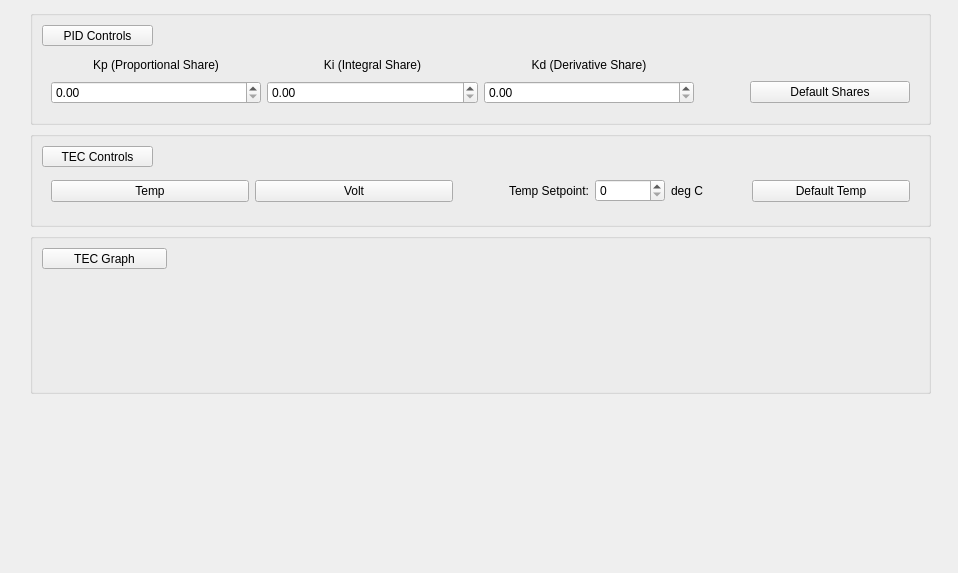
<?xml version="1.0" encoding="UTF-8"?>
<ui version="4.0">
 <class>Form</class>
 <widget class="QWidget" name="Form">
  <property name="enabled">
   <bool>true</bool>
  </property>
  <property name="geometry">
   <rect>
    <x>0</x>
    <y>0</y>
    <width>958</width>
    <height>573</height>
   </rect>
  </property>
  <property name="minimumSize">
   <size>
    <width>0</width>
    <height>0</height>
   </size>
  </property>
  <property name="font">
   <font>
    <underline>false</underline>
   </font>
  </property>
  <property name="windowTitle">
   <string>Form</string>
  </property>
  <widget class="QWidget" name="verticalLayoutWidget">
   <property name="geometry">
    <rect>
     <x>30</x>
     <y>10</y>
     <width>901</width>
     <height>551</height>
    </rect>
   </property>
   <layout class="QGridLayout" name="gridLayout_2">
    <property name="sizeConstraint">
     <enum>QLayout::SetDefaultConstraint</enum>
    </property>
    <item row="3" column="0">
     <widget class="QWidget" name="push_widg" native="true">
      <property name="sizePolicy">
       <sizepolicy hsizetype="Preferred" vsizetype="MinimumExpanding">
        <horstretch>0</horstretch>
        <verstretch>0</verstretch>
       </sizepolicy>
      </property>
      <property name="minimumSize">
       <size>
        <width>90</width>
        <height>0</height>
       </size>
      </property>
     </widget>
    </item>
    <item row="0" column="0">
     <widget class="QGroupBox" name="channel_monitor_box_3">
      <property name="sizePolicy">
       <sizepolicy hsizetype="Preferred" vsizetype="Preferred">
        <horstretch>0</horstretch>
        <verstretch>0</verstretch>
       </sizepolicy>
      </property>
      <property name="minimumSize">
       <size>
        <width>150</width>
        <height>0</height>
       </size>
      </property>
      <property name="maximumSize">
       <size>
        <width>16777215</width>
        <height>180</height>
       </size>
      </property>
      <property name="title">
       <string/>
      </property>
      <layout class="QVBoxLayout" name="channel_monitor_layout_3">
       <property name="spacing">
        <number>0</number>
       </property>
       <item>
        <spacer name="horizontalSpacer_8">
         <property name="orientation">
          <enum>Qt::Horizontal</enum>
         </property>
         <property name="sizeHint" stdset="0">
          <size>
           <width>200</width>
           <height>0</height>
          </size>
         </property>
        </spacer>
       </item>
       <item>
        <widget class="QPushButton" name="pid_controls">
         <property name="sizePolicy">
          <sizepolicy hsizetype="Maximum" vsizetype="Fixed">
           <horstretch>0</horstretch>
           <verstretch>0</verstretch>
          </sizepolicy>
         </property>
         <property name="maximumSize">
          <size>
           <width>111</width>
           <height>21</height>
          </size>
         </property>
         <property name="font">
          <font>
           <underline>false</underline>
          </font>
         </property>
         <property name="text">
          <string>PID Controls</string>
         </property>
        </widget>
       </item>
       <item>
        <widget class="QWidget" name="pid_box" native="true">
         <property name="sizePolicy">
          <sizepolicy hsizetype="Fixed" vsizetype="Fixed">
           <horstretch>0</horstretch>
           <verstretch>0</verstretch>
          </sizepolicy>
         </property>
         <property name="minimumSize">
          <size>
           <width>90</width>
           <height>0</height>
          </size>
         </property>
         <property name="maximumSize">
          <size>
           <width>1132</width>
           <height>16777215</height>
          </size>
         </property>
         <layout class="QGridLayout" name="channel_temps_3">
          <item row="2" column="1">
           <layout class="QVBoxLayout" name="verticalLayout_50">
            <item>
             <widget class="QDoubleSpinBox" name="kp_adjust">
              <property name="alignment">
               <set>Qt::AlignJustify|Qt::AlignVCenter</set>
              </property>
             </widget>
            </item>
           </layout>
          </item>
          <item row="0" column="4">
           <spacer name="verticalSpacer_15">
            <property name="orientation">
             <enum>Qt::Vertical</enum>
            </property>
            <property name="sizeType">
             <enum>QSizePolicy::Preferred</enum>
            </property>
            <property name="sizeHint" stdset="0">
             <size>
              <width>20</width>
              <height>20</height>
             </size>
            </property>
           </spacer>
          </item>
          <item row="0" column="2">
           <widget class="QLabel" name="ki_marker">
            <property name="font">
             <font>
              <underline>false</underline>
             </font>
            </property>
            <property name="text">
             <string>Ki (Integral Share)</string>
            </property>
            <property name="alignment">
             <set>Qt::AlignCenter</set>
            </property>
           </widget>
          </item>
          <item row="0" column="3">
           <widget class="QLabel" name="kd_marker">
            <property name="font">
             <font>
              <underline>false</underline>
             </font>
            </property>
            <property name="text">
             <string>Kd (Derivative Share)</string>
            </property>
            <property name="alignment">
             <set>Qt::AlignCenter</set>
            </property>
           </widget>
          </item>
          <item row="0" column="1">
           <widget class="QLabel" name="kp_marker">
            <property name="font">
             <font>
              <underline>false</underline>
             </font>
            </property>
            <property name="text">
             <string>Kp (Proportional Share)</string>
            </property>
            <property name="alignment">
             <set>Qt::AlignCenter</set>
            </property>
           </widget>
          </item>
          <item row="2" column="3">
           <layout class="QVBoxLayout" name="verticalLayout_44">
            <item>
             <widget class="QDoubleSpinBox" name="kd_adjust">
              <property name="alignment">
               <set>Qt::AlignJustify|Qt::AlignVCenter</set>
              </property>
             </widget>
            </item>
           </layout>
          </item>
          <item row="2" column="2">
           <layout class="QVBoxLayout" name="verticalLayout_52">
            <item>
             <widget class="QDoubleSpinBox" name="ki_adjust">
              <property name="alignment">
               <set>Qt::AlignJustify|Qt::AlignVCenter</set>
              </property>
             </widget>
            </item>
           </layout>
          </item>
          <item row="2" column="4">
           <layout class="QHBoxLayout" name="horizontalLayout">
            <item>
             <spacer name="horizontalSpacer">
              <property name="orientation">
               <enum>Qt::Horizontal</enum>
              </property>
              <property name="sizeType">
               <enum>QSizePolicy::Fixed</enum>
              </property>
              <property name="sizeHint" stdset="0">
               <size>
                <width>50</width>
                <height>10</height>
               </size>
              </property>
             </spacer>
            </item>
            <item>
             <widget class="QPushButton" name="default_shares">
              <property name="text">
               <string>Default Shares</string>
              </property>
             </widget>
            </item>
           </layout>
          </item>
         </layout>
        </widget>
       </item>
      </layout>
     </widget>
    </item>
    <item row="2" column="0">
     <widget class="QGroupBox" name="graph_box">
      <layout class="QVBoxLayout" name="verticalLayout">
       <property name="spacing">
        <number>0</number>
       </property>
       <item>
        <widget class="QPushButton" name="tec_graph">
         <property name="maximumSize">
          <size>
           <width>125</width>
           <height>21</height>
          </size>
         </property>
         <property name="font">
          <font>
           <underline>false</underline>
          </font>
         </property>
         <property name="text">
          <string>TEC Graph</string>
         </property>
        </widget>
       </item>
       <item>
        <widget class="PlotWidget" name="graph_widget" native="true">
         <property name="sizePolicy">
          <sizepolicy hsizetype="Preferred" vsizetype="Expanding">
           <horstretch>0</horstretch>
           <verstretch>0</verstretch>
          </sizepolicy>
         </property>
         <property name="minimumSize">
          <size>
           <width>90</width>
           <height>0</height>
          </size>
         </property>
        </widget>
       </item>
      </layout>
     </widget>
    </item>
    <item row="1" column="0">
     <widget class="QGroupBox" name="channel_monitor_box">
      <property name="sizePolicy">
       <sizepolicy hsizetype="Preferred" vsizetype="Preferred">
        <horstretch>0</horstretch>
        <verstretch>0</verstretch>
       </sizepolicy>
      </property>
      <property name="minimumSize">
       <size>
        <width>150</width>
        <height>0</height>
       </size>
      </property>
      <property name="maximumSize">
       <size>
        <width>16777215</width>
        <height>180</height>
       </size>
      </property>
      <property name="title">
       <string/>
      </property>
      <layout class="QVBoxLayout" name="channel_monitor_layout">
       <property name="spacing">
        <number>0</number>
       </property>
       <item>
        <spacer name="horizontalSpacer_6">
         <property name="orientation">
          <enum>Qt::Horizontal</enum>
         </property>
         <property name="sizeHint" stdset="0">
          <size>
           <width>200</width>
           <height>0</height>
          </size>
         </property>
        </spacer>
       </item>
       <item>
        <widget class="QPushButton" name="tec_controls">
         <property name="sizePolicy">
          <sizepolicy hsizetype="Maximum" vsizetype="Fixed">
           <horstretch>0</horstretch>
           <verstretch>0</verstretch>
          </sizepolicy>
         </property>
         <property name="maximumSize">
          <size>
           <width>111</width>
           <height>21</height>
          </size>
         </property>
         <property name="font">
          <font>
           <underline>false</underline>
          </font>
         </property>
         <property name="text">
          <string>TEC Controls</string>
         </property>
        </widget>
       </item>
       <item>
        <widget class="QWidget" name="tec_box" native="true">
         <property name="sizePolicy">
          <sizepolicy hsizetype="Fixed" vsizetype="Fixed">
           <horstretch>0</horstretch>
           <verstretch>0</verstretch>
          </sizepolicy>
         </property>
         <property name="minimumSize">
          <size>
           <width>90</width>
           <height>0</height>
          </size>
         </property>
         <property name="maximumSize">
          <size>
           <width>1132</width>
           <height>16777215</height>
          </size>
         </property>
         <layout class="QGridLayout" name="channel_temps">
          <item row="0" column="4">
           <layout class="QHBoxLayout" name="horizontalLayout_4">
            <item>
             <widget class="QLabel" name="temperature_setpoint_marker">
              <property name="font">
               <font>
                <underline>false</underline>
               </font>
              </property>
              <property name="text">
               <string>Temp Setpoint:</string>
              </property>
              <property name="alignment">
               <set>Qt::AlignRight|Qt::AlignTrailing|Qt::AlignVCenter</set>
              </property>
             </widget>
            </item>
            <item>
             <widget class="QSpinBox" name="temperature_setpoint_adjust">
              <property name="minimumSize">
               <size>
                <width>70</width>
                <height>20</height>
               </size>
              </property>
              <property name="alignment">
               <set>Qt::AlignJustify|Qt::AlignVCenter</set>
              </property>
             </widget>
            </item>
            <item>
             <widget class="QLabel" name="unit_label">
              <property name="maximumSize">
               <size>
                <width>50</width>
                <height>50</height>
               </size>
              </property>
              <property name="text">
               <string>deg C</string>
              </property>
             </widget>
            </item>
           </layout>
          </item>
          <item row="0" column="3">
           <spacer name="verticalSpacer_10">
            <property name="orientation">
             <enum>Qt::Vertical</enum>
            </property>
            <property name="sizeType">
             <enum>QSizePolicy::Preferred</enum>
            </property>
            <property name="sizeHint" stdset="0">
             <size>
              <width>50</width>
              <height>30</height>
             </size>
            </property>
           </spacer>
          </item>
          <item row="0" column="2">
           <widget class="QPushButton" name="volt_button">
            <property name="font">
             <font>
              <underline>false</underline>
             </font>
            </property>
            <property name="text">
             <string>Volt</string>
            </property>
           </widget>
          </item>
          <item row="0" column="1">
           <widget class="QPushButton" name="temp_button">
            <property name="font">
             <font>
              <underline>false</underline>
             </font>
            </property>
            <property name="toolTip">
             <string>Hide from Graph</string>
            </property>
            <property name="text">
             <string>Temp</string>
            </property>
           </widget>
          </item>
          <item row="0" column="5">
           <layout class="QHBoxLayout" name="horizontalLayout_5">
            <item>
             <spacer name="horizontalSpacer_3">
              <property name="orientation">
               <enum>Qt::Horizontal</enum>
              </property>
              <property name="sizeType">
               <enum>QSizePolicy::Fixed</enum>
              </property>
              <property name="sizeHint" stdset="0">
               <size>
                <width>40</width>
                <height>20</height>
               </size>
              </property>
             </spacer>
            </item>
            <item>
             <widget class="QPushButton" name="default_setpoint">
              <property name="text">
               <string>Default Temp</string>
              </property>
             </widget>
            </item>
           </layout>
          </item>
         </layout>
        </widget>
       </item>
      </layout>
     </widget>
    </item>
   </layout>
  </widget>
 </widget>
 <customwidgets>
  <customwidget>
   <class>PlotWidget</class>
   <extends>QWidget</extends>
   <header>pyqtgraph</header>
   <container>1</container>
  </customwidget>
 </customwidgets>
 <resources/>
 <connections/>
</ui>
